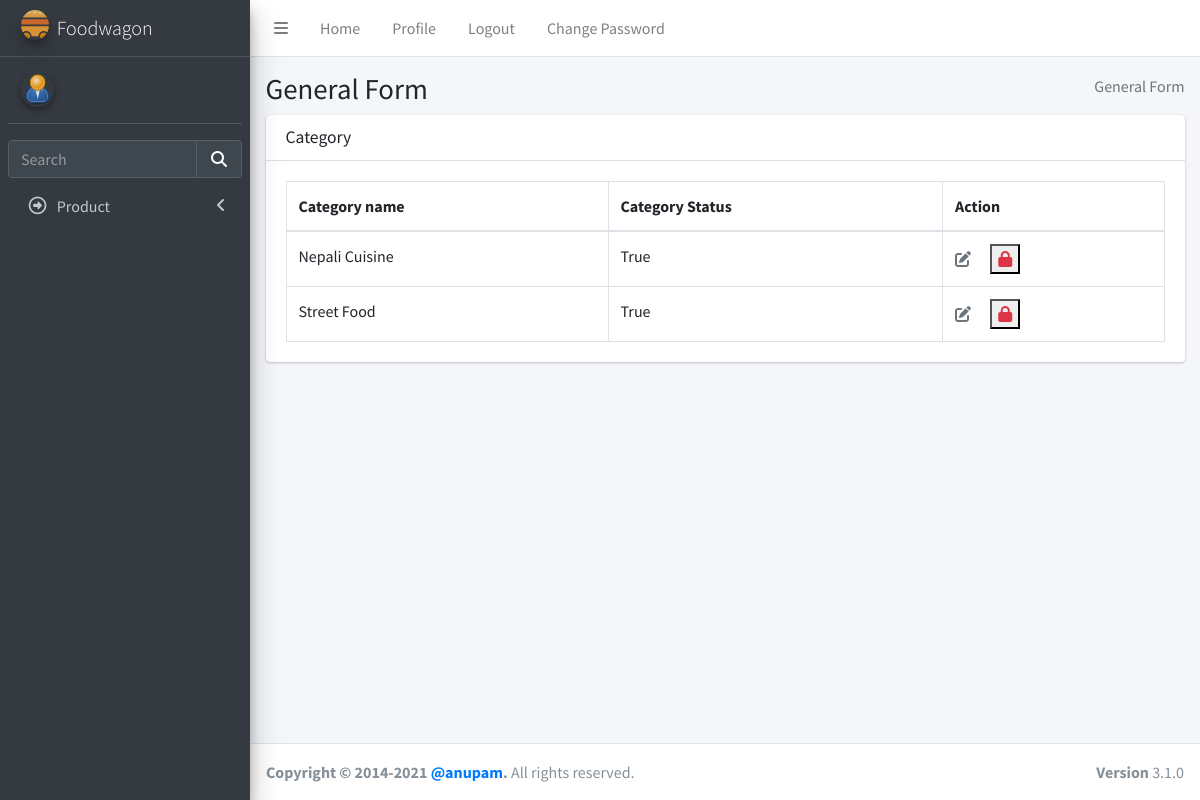
The app's page /product/viewcategory/, older data.
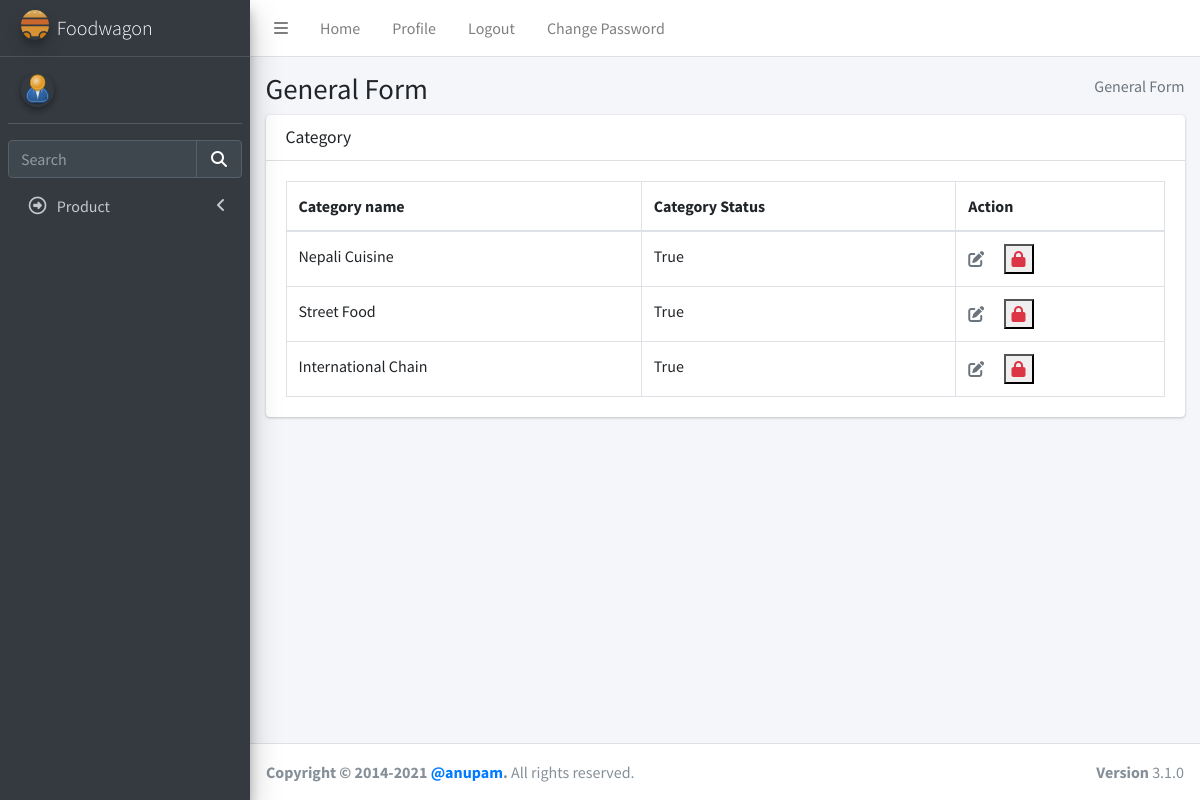
The same page, newer data.
### product/models.py (models this page shows, shortened)
class Categories(models.Model):
    name = models.CharField(max_length=100, default="street food", unique=True)
    status = models.BooleanField(default=True)

### product/views.py (the view)
# urls.py: path("viewcategory/", views.category_view.as_view(), name="viewcategory"),
class category_view(TemplateView):
    template_name = "admin/viewcategory.html"
    def get(self, request):
        category = Categories.objects.all()
        return render(request, self.template_name, {"category": category})

### templates/admin/viewcategory.html (shortened to what the changed rows need)
{%extends "admin/base.html" %} {% load static %}
{% block csspart %}
<link rel="stylesheet" href="{% static 'plugins/fontawesome-free/css/all.min.css' %}">
<link rel="stylesheet" href="{% static 'plugins/datatables-bs4/css/dataTables.bootstrap4.min.css' %}">
<link rel="stylesheet" href="{% static 'plugins/datatables-responsive/css/responsive.bootstrap4.min.css' %}">
<link rel="stylesheet" href="{% static 'dist/css/adminlte.min.css' %}">
</head>
{% endblock csspart %}
{%block bodycontent%}
<body class="hold-transition sidebar-mini">
    <div class="wrapper">
        <div class="content-wrapper">
            <section class="content-header">
                <div class="container-fluid">
                    <div class="row mb-2">
                        <div class="col-sm-6">
                            <h1>General Form</h1>
                        </div>
                    </div>
                </div>
                <section class="content">
                    <div class="container-fluid">
                        <div class="row">
                            <div class="col-12">
                                <div class="card">
                                    <div class="card-body">
                                        <table id="example2" class="table table-bordered table-hover">
                                            <thead>
                                                <tr>
                                                    <th>Category name</th>
                                                    <th>Category Status</th>
                                                    <th>Action</th>
                                                </tr>
                                            </thead>
                                            <tbody>
                                                {% for categories in category %}
                                                <tr>
                                                    <td>{{categories.name}}</td>
                                                    <td>{{categories.status}}</td>
                                                    <td>
                                                        <a class="mr-3 text-muted"
                                                            href="{% url 'product:updatecategory' categories.id %}"
                                                            title="Edit"><i class="fas fa-edit"></i></a>
                                                        <form action="{% url 'product:deletecategory' categories.id %}"
                                                            method="POST" class=d-inline>
                                                            {%if categories.status %}
                                                            <button type="submit"><i
                                                                    class="fas fa-lock text-danger"></i></button>
                                                            {%else%}
                                                            <button type="submit"><i
                                                                    class="fas fa-lock-open text-danger"></i></button>
                                                            {%endif%}
                                                        </form>
                                                    </td>
                                                </tr>
                                                {% endfor %}
                                            </tbody>
                                        </table>
                                    </div>
                                </div>
                            </div>
                        </div>
                    </div>
                </section>
        </div>
        {%endblock bodycontent%}

Row changes from the older to the newer data that the page shows:
added Categories: name "International Chain", status "True"
